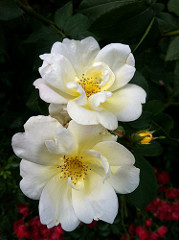
#> input picture rose.jpg, 179 x 240 px
$ jupyter execute --allow-errors Dimensionality_reduction_techniques.ipynb   (shell and % lines are left out)
#> lines starting #> are read from the running program, lines starting #| are printed output that depends on the picture
<a href="https://colab.research.google.com/github/HungVLe/CMPE255/blob/main/Dimensionality_reduction_techniques.ipynb" target="_parent"></a>

#**Dimensionality Reduction Techniques**

#**Image dataset**

## **PCA** vs **SVD**

[cell 1]
import numpy as np
import pandas as pd
import matplotlib.pyplot as plt
from sklearn.decomposition import PCA
import cv2
import matplotlib.image as mpimg

[cell 2]
img = cv2.cvtColor(cv2.imread('rose.jpg'), cv2.COLOR_BGR2RGB)
plt.imshow(img)
plt.show()

[cell 3]
img.shape
#> Out = (240, 179, 3)

[cell 4]
#Splitting into channels
blue,green,red = cv2.split(img)
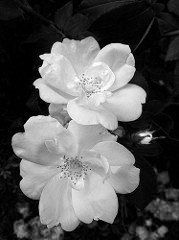
#> blue: shape (240, 179); min 0, max 255, mean 86.6
# Plotting the images
fig = plt.figure(figsize = (15, 7.2))
fig.add_subplot(131)
plt.title("Blue Channel")
plt.imshow(blue)
fig.add_subplot(132)
plt.title("Green Channel")
plt.imshow(green)
fig.add_subplot(133)
plt.title("Red Channel")
plt.imshow(red)
plt.show()

[cell 5]
df_blue = blue/255
df_green = green/255
df_red = red/255

### **PCA**

[cell 6]
pca_b = PCA(n_components=50)
pca_b.fit(df_blue)
trans_pca_b = pca_b.transform(df_blue)

pca_g = PCA(n_components=50)
pca_g.fit(df_green)
trans_pca_g = pca_g.transform(df_green)

pca_r = PCA(n_components=50)
pca_r.fit(df_red)
trans_pca_r = pca_r.transform(df_red)

[cell 7]
b_arr = pca_b.inverse_transform(trans_pca_b)
g_arr = pca_g.inverse_transform(trans_pca_g)
r_arr = pca_r.inverse_transform(trans_pca_r)
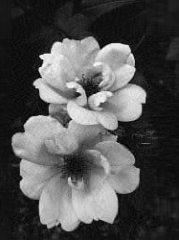
#> r_arr: shape (240, 179) float64; min -0.0649, max 1.02, mean 0.276; drawn with min black and max white
img_reduced= (cv2.merge((b_arr, g_arr, r_arr)))
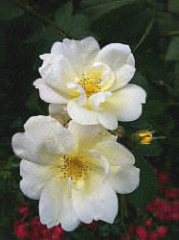
#> img_reduced: shape (240, 179, 3) float64; mean R, G, B 0.34, 0.34, 0.276; drawn with min black and max white

fig = plt.figure(figsize = (10, 7.2))
fig.add_subplot(121)
plt.title("Original Image")
plt.imshow(img)
fig.add_subplot(122)
plt.title("Reduced Image")
plt.imshow(img_reduced)
plt.show()
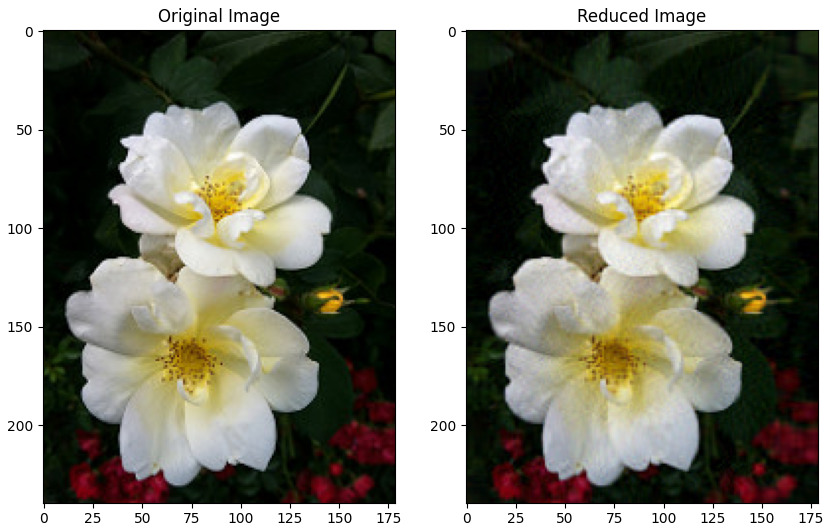
#> figure drawn by matplotlib, 2 panels

### **SVD**

[cell 8]
U_b, sigma_b, V_b = np.linalg.svd(df_blue)
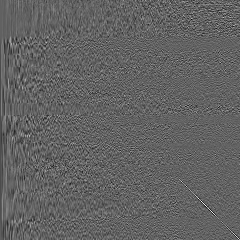
#> U_b: shape (240, 240) float64; min -0.359, max 0.567, mean -0.000297; drawn with min black and max white
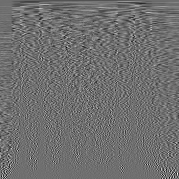
#> V_b: shape (179, 179) float64; min -0.417, max 0.534, mean -0.00046; drawn with min black and max white
#> sigma_b = 179 values, max 93.06 at index 0, min 0.0102 at index 178, mean 1.65
U_g, sigma_g, V_g = np.linalg.svd(df_green)
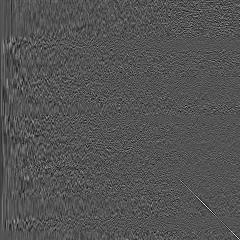
#> U_g: shape (240, 240) float64; min -0.315, max 0.644, mean -0.000265; drawn with min black and max white
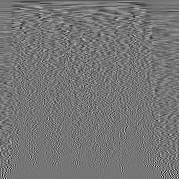
#> V_g: shape (179, 179) float64; min -0.429, max 0.498, mean -0.000661; drawn with min black and max white
#> sigma_g = 179 values, max 91.45 at index 0, min 0.00959 at index 178, mean 1.6
U_r, sigma_r, V_r = np.linalg.svd(df_red)
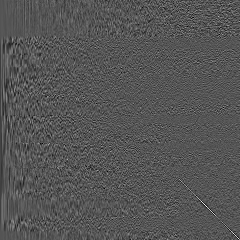
#> U_r: shape (240, 240) float64; min -0.325, max 0.642, mean -0.000201; drawn with min black and max white
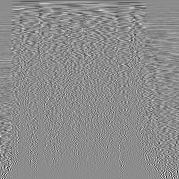
#> V_r: shape (179, 179) float64; min -0.53, max 0.432, mean -0.000472; drawn with min black and max white
#> sigma_r = 179 values, max 77.32 at index 0, min 0.0139 at index 178, mean 1.62

[cell 9]
reconstimg_b = np.matrix(U_b[:, :50]) * np.diag(sigma_b[:50]) * np.matrix(V_b[:50, :])
reconstimg_g = np.matrix(U_g[:, :50]) * np.diag(sigma_g[:50]) * np.matrix(V_g[:50, :])
reconstimg_r = np.matrix(U_r[:, :50]) * np.diag(sigma_r[:50]) * np.matrix(V_r[:50 :])

img_reduced = (cv2.merge((reconstimg_b, reconstimg_g, reconstimg_r)))

fig = plt.figure(figsize = (10, 7.2))
fig.add_subplot(121)
plt.title("Original Image")
plt.imshow(img)
fig.add_subplot(122)
plt.title("Reduced Image")
plt.imshow(img_reduced)
plt.show()
